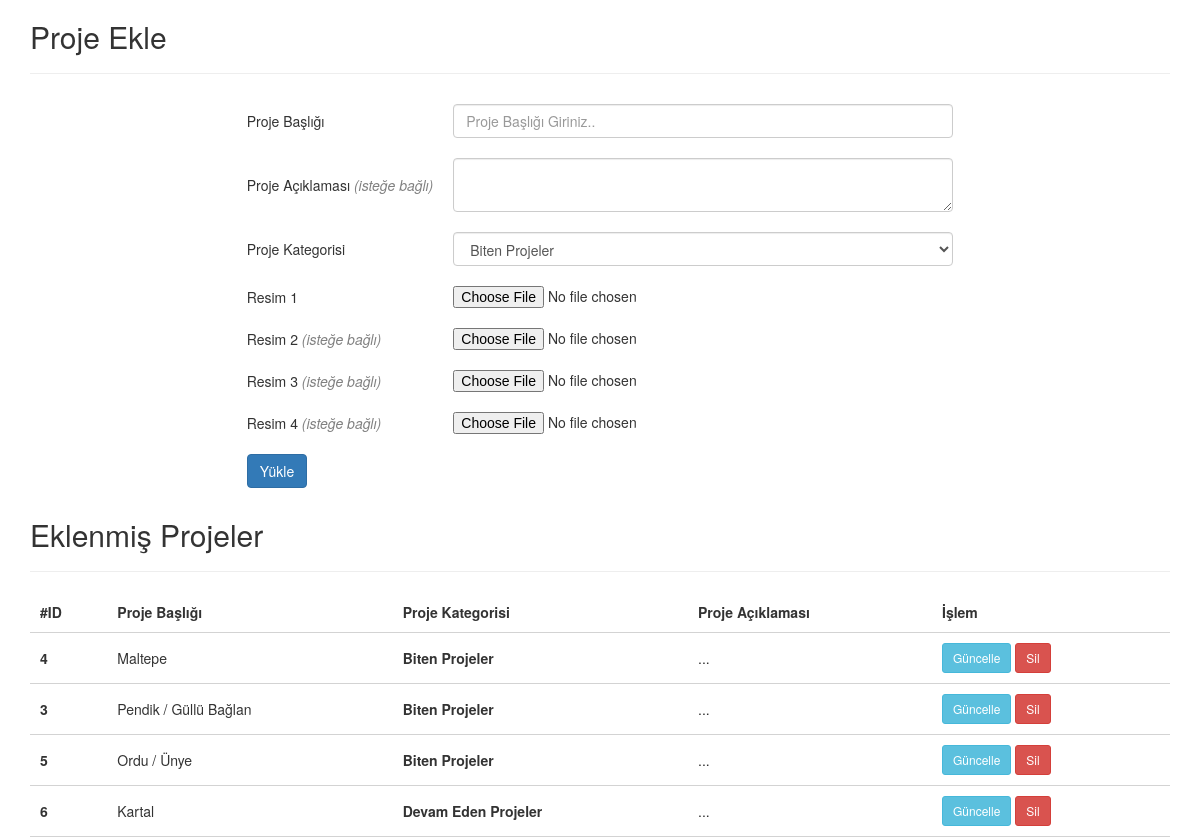
The app's page /admin/index.php with its own data.
### tables this page shows
CREATE TABLE IF NOT EXISTS `projeler` (
  `proje_id` int(11) NOT NULL AUTO_INCREMENT,
  `proje_adi` varchar(255) NOT NULL,
  `proje_aciklama` varchar(255) DEFAULT NULL,
  `proje_kategori` varchar(255) NOT NULL,
  `resim_1` varchar(255) NOT NULL,
  `resim_2` varchar(255) DEFAULT NULL,
  `resim_3` varchar(255) DEFAULT NULL,
  `resim_4` varchar(255) DEFAULT NULL,
  PRIMARY KEY (`proje_id`)
);

### admin/index.php (the view, shortened to what this page needs)
<?php
include "mysql.php";
 ?>
<!doctype html>
<html lang="en">
  <head>
    <link rel="stylesheet" type="text/css" href="css/admin.css">
    <link rel="stylesheet" href="https://stackpath.bootstrapcdn.com/bootstrap/3.4.1/css/bootstrap.min.css">
  </head>
  <body>
    <div class="container">
      <div class="row">
        <div class="col-md-12">
          <h2>Proje Ekle</h2>
          <hr>
        </div>
      </div>
      <div class="row">
        <div class="col-md-12">
          <form action="ekle.php" method="post" name="ekle" id="ekle" enctype="multipart/form-data">
          <table class="projeler">
            <tr>
              <td>Proje Başlığı</td>
              <td><input class="form-control proin" type="text" name="baslik" placeholder="Proje Başlığı Giriniz.." ></td>
            </tr>
            <tr>
              <td>Proje Açıklaması <font color="grey"><i>(isteğe bağlı)</i></font></td>
              <td><textarea name="aciklama" class="form-control"></textarea></td>
            </tr>
            <tr>
              <td>Proje Kategorisi</td>
              <td>
                <select form="ekle" name="kategori" class="form-control">
                  <option value="0">Biten Projeler</option>
                </select>
              </td>
              <tr>
                <td>Resim 1</td>
                <td><input form="ekle" type="file" name="resim1"></td>
              </tr>
              <tr>
                <td>Resim 2 <font color="grey"><i>(isteğe bağlı)</i></font></td>
                <td><input type="file" name="resim2"></td>
              </tr>
              <tr>
                <td>Resim 3 <font color="grey"><i>(isteğe bağlı)</i></font></td>
                <td><input type="file" name="resim3"></td>
              </tr>
              <tr>
                <td>Resim 4 <font color="grey"><i>(isteğe bağlı)</i></font></td>
                <td><input type="file" name="resim4"></td>
              </tr>
            </tr>
            <tr>
              <td><input class="btn btn-primary" type="submit" value="Yükle"></td>
              <td></td>
            </tr>
          </table>
        </form>
        </div>
      </div>
      <div class="row">
        <div class="col-md-12">
          <h2>Eklenmiş Projeler</h2>
          <hr>
        </div>
      </div>
      <div class="row">
        <div class="col-md-12">
          <table class="eklenmis">
            <tr style="font-weight: bold; border-bottom: 1px solid #d3d3d3;">
              <td>#ID</td>
              <td>Proje Başlığı</td>
              <td>Proje Kategorisi</td>
              <td>Proje Açıklaması</td>
              <td>İşlem</td>
            </tr>
            <?php
              $listele = mysqli_query($conn,"SELECT * FROM projeler");
              while($yaz = mysqli_fetch_array($listele)){
             ?>
            <tr style="border-bottom: 1px solid #d3d3d3;">
              <td><b><?php echo $yaz["proje_id"]; ?></b></td>
              <td><?php echo $yaz["proje_adi"]; ?></td>
              <td>
                <?php
                  if($yaz["proje_kategori"] == 1){
                    echo "<b>Devam Eden Projeler</b>";
                  }else{
                    echo "<b>Biten Projeler</b>";
                  }
                 ?>
              </td>
              <td><?php echo $yaz["proje_aciklama"]; ?></td>
              <td>
                <a href="duzenle.php?id=<?php echo $yaz["proje_id"]; ?>" class="btn btn-info btn-sm" href="">Güncelle</a>
                <a href="sil.php?id=<?php echo $yaz["proje_id"]; ?>" class="btn btn-danger btn-sm" href="">Sil</a>
              </td>
            </tr>
            <?php
              }
             ?>
          </table>
        </div>
      </div>
    </div>
</body>
  </body>
</html>

### admin/css/admin.css (style rules this page uses)
.sag-ic-tablo2 table tr td input,select { width: 400px; padding: 5px; }

### admin/index.php (style rules this page uses)
.projeler { margin-left: auto; margin-right: auto; }
.projeler tr td { padding: 10px; }
.proin { width: 500px; }
.eklenmis { margin-right: auto; margin-left: auto; width: 100%; }
.eklenmis tr td { padding: 10px; }

### records on screen
projeler: proje_id "4", proje_adi "Maltepe", proje_kategori "Biten Projeler", proje_aciklama "..."
projeler: proje_id "3", proje_adi "Pendik / Güllü Bağlan", proje_kategori "Biten Projeler", proje_aciklama "..."
projeler: proje_id "5", proje_adi "Ordu / Ünye", proje_kategori "Biten Projeler", proje_aciklama "..."
projeler: proje_id "6", proje_adi "Kartal", proje_kategori "Devam Eden Projeler", proje_aciklama "..."
